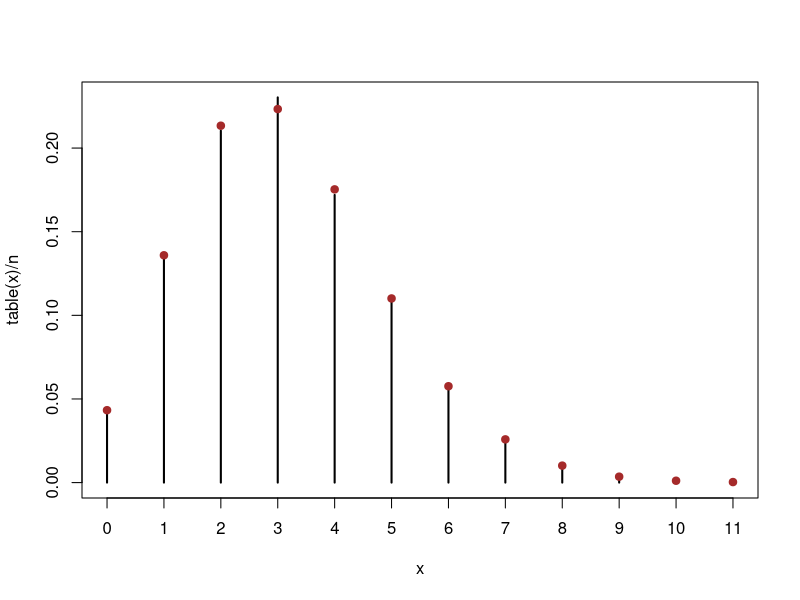

Recreate this plot in R.
## ---- chunk 1
knitr::opts_chunk$set(echo = TRUE)
## ---- chunk 2
my_pois_one = function(x, n) {
  lambda = n
  u = runif(1)
  
  xi = dpois(x, lambda =  lambda)
  
  # il faut parcourir x dans le support
  # condition d'arrêt u < ppois(x, lambda = lambda)
  if (u > ppois(x, lambda = lambda)) {
    return(xi)
    }
  }

my_pois_one(10, 20.251)

## ---- chunk 3
my_rpois_one = function(n) {
  u = runif(1)
  x = 0 
  while(u > ppois(x, lambda = n)) {
    x = x + 1
  }
  return(x)
}  

my_rpois_one(3.14)
## ---- chunk 4
my_rpois = function(n, lambda) {
  vec = rep(NA, length = n)
  
  for (i in 1:n) {
    vec[i] = my_rpois_one(n = lambda) # voir la fonction replicate pour éviter boucle for
  }
  return(vec)
}


n = 10000 # nb de nb aléatoire à tirer
# paramètre de la loi de poisson :
lambda = 3.14
x = my_rpois(n = n, lambda = lambda) # les tirer
plot(table(x)/n, type = "h") # diagramme baton (frequences)
mean(x) # on s'attends à proche de lambda
var(x) # on s'attends à proche de lambda

#vérifier les proportions observées
valx = 0:12
valy = dpois(valx, lambda = lambda)
points(valx, valy, col = "brown", pch = 19)

## ---- chunk 5
valx = seq(from = min(x), to = max(x), by = 1)
valy = dpois(valx, lambda = lambda)

x = c(-3, 1.3, 7, 15.2)
px = c(0.1, 0.4, 0.3, 0.2)
valrep_i = cumsum(px)


my_rdiscret_one = function() {

  # il faut parcourir x dans le support (x[1], x[2], .... x[i])
  # condition d'arret : u <= pX(xi)
  
  u = runif(1)
  i = 1 
  while(u > valrep_i[i]) {
    i = i + 1
  }
    return(x[i])
}

my_rdiscret_one()
